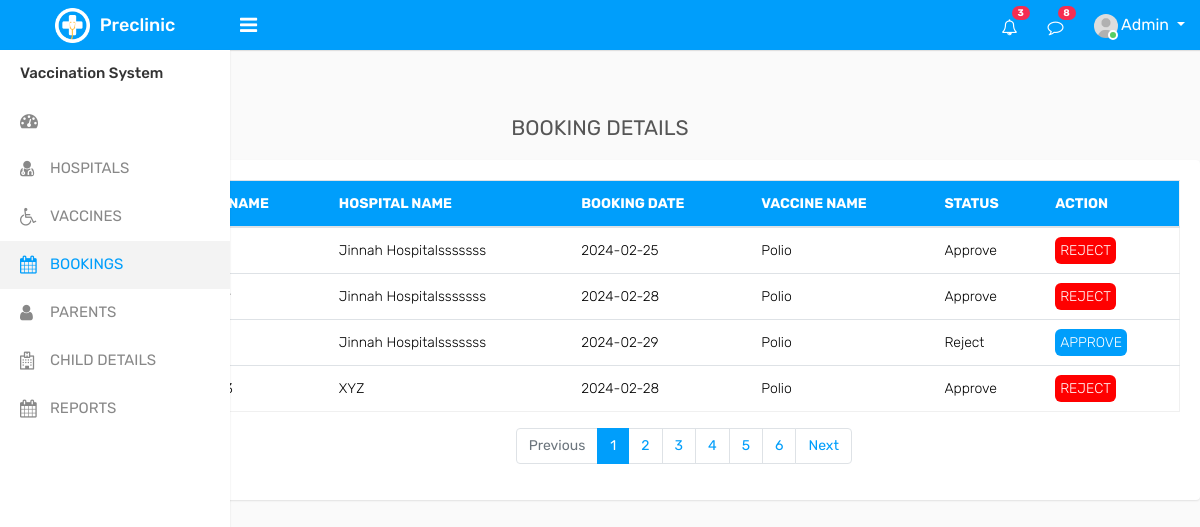
The app's page /Admin/bookings.php with its own data.
### tables this page shows
CREATE TABLE `booking_details` (
  `booking_id` int(11) NOT NULL,
  `child_id` int(11) DEFAULT NULL,
  `hospital_id` int(11) DEFAULT NULL,
  `booking_time` varchar(255) DEFAULT NULL,
  `booking_date` date DEFAULT NULL,
  `b_status` varchar(255) DEFAULT 'Reject',
  `vaccine_id` int(255) NOT NULL,
  `Report` varchar(255) NOT NULL DEFAULT 'Process',
  `parent_id` int(11) DEFAULT NULL
);

CREATE TABLE `hospital_details` (
  `hospital_id` int(11) NOT NULL,
  `hospital_name` varchar(255) NOT NULL,
  `hospital_username` varchar(255) DEFAULT NULL,
  `hospital_password` varchar(255) DEFAULT NULL,
  `hospital_email` varchar(255) DEFAULT NULL,
  `hospital_contact` varchar(255) DEFAULT NULL,
  `hospital_address` varchar(255) DEFAULT NULL,
  `hospital_location` varchar(255) NOT NULL,
  `status` varchar(255) DEFAULT 'Reject'
);

CREATE TABLE `vaccine_details` (
  `vaccine_id` int(11) NOT NULL,
  `vaccine_name` varchar(255) NOT NULL,
  `vaccine_description` varchar(255) NOT NULL,
  `vaccine_availability` varchar(255) NOT NULL DEFAULT 'unavailable',
  `h_id` int(11) DEFAULT NULL
);

### Admin/bookings.php (the view, shortened to what this page needs)
<?php
include("connection.php");
?>
<!DOCTYPE html>
<html lang="en">
<head>
    <link rel="stylesheet" type="text/css" href="assets/css/bootstrap.min.css">
    <link rel="stylesheet" type="text/css" href="assets/css/font-awesome.min.css">
    <link rel="stylesheet" type="text/css" href="assets/css/select2.min.css">
    <link rel="stylesheet" type="text/css" href="assets/css/style.css">
</head>
<body>
    <div class="main-wrapper">
        <div class="header">
            <div class="header-left">
                <a href="index.php" class="logo">
                    <img src="assets/img/logo.png" width="35" height="35" alt=""> <span>Preclinic</span>
                </a>
            </div>
            <a id="toggle_btn" href="javascript:void(0);"><i class="fa fa-bars"></i></a>
            <ul class="nav user-menu float-right">
                <li class="nav-item dropdown d-none d-sm-block">
                    <a href="#" class="dropdown-toggle nav-link" data-toggle="dropdown"><i class="fa fa-bell-o"></i> <span class="badge badge-pill bg-danger float-right">3</span></a>
                </li>
                <li class="nav-item dropdown d-none d-sm-block">
                    <a href="javascript:void(0);" id="open_msg_box" class="hasnotifications nav-link"><i class="fa fa-comment-o"></i> <span class="badge badge-pill bg-danger float-right">8</span></a>
                </li>
                <li class="nav-item dropdown has-arrow">
                    <a href="#" class="dropdown-toggle nav-link user-link" data-toggle="dropdown">
                        <span class="user-img"><img class="rounded-circle" src="assets/img/user.jpg" width="40" alt="Admin">
                            <span class="status online"></span></span>
                        <span>Admin</span>
                    </a>
                </li>
            </ul>
        </div>
        <div class="sidebar" id="sidebar">
            <div class="sidebar-inner slimscroll">
                <div id="sidebar-menu" class="sidebar-menu">
                    <ul>
                        <li class="menu-title">Vaccination System</li>
                        <li>
                            <a href="index.php"><i class="fa fa-dashboard"></i> <span><?php echo $_SESSION['SQ']; ?></span></a>
                        </li>
                        <li>
                            <a href="doctors.php"><i class="fa fa-user-md"></i> <span>HOSPITALS</span></a>
                        </li>
                        <li>
                            <a href="vaccines.php"><i class="fa fa-wheelchair"></i> <span>VACCINES</span></a>
                        </li>
                        <li class="active">
                            <a href="javascript:void(0);"><i class="fa fa-calendar"></i> <span>BOOKINGS</span></a>
                        </li>
                        <li>
                            <a href="parents.php"><i class="fa fa-user"></i> <span>PARENTS</span></a>
                        </li>
                        <li>
                            <a href="childs.php"><i class="fa fa-hospital-o"></i> <span>CHILD DETAILS</span></a>
                        </li>
                        <li >
                            <a href="report.php"><i class="fa fa-calendar"></i> <span>REPORTS</span></a>
                        </li>
                    </ul>
                </div>
            </div>
        </div>
        <div class="content">
            <div class="row">
                <div class="col-sm-12">
                    <h4 style="text-align: center;margin-bottom: 90px;" class="page-title">BOOKING DETAILS</h4>
                </div>
            </div>
            <div class="content">
                <div class="row">
                    <div class="col-sm-12">
                        <h4 style="text-align: center;" class="page-title">BOOKING DETAILS</h4>
                    </div>
                </div>
                <div class="row">
                    <div class="col-sm-12">
                        <div class="card-box">
                            <div class="card-block">
                                <div class="table-responsive">
                                    <div id="DataTables_Table_0_wrapper" class="dataTables_wrapper dt-bootstrap4 no-footer">
                                        <div class="row">
                                            <div class="col-sm-12">
                                                <table class="datatable table table-stripped dataTable no-footer" id="DataTables_Table_0" role="grid" aria-describedby="DataTables_Table_0_info">
                                                    <thead>
                                                        <tr>
                                                            <th>BOOKING ID</th>
                                                            <th>CHILD NAME</th>
                                                            <th>HOSPITAL NAME</th>
                                                            <th>BOOKING DATE</th>
                                                            <th>VACCINE NAME</th>
                                                            <th>STATUS</th>
                                                            <th>ACTION</th>
                                                        </tr>
                                                    </thead>
                                                    <tbody>
                                                        <?php
                                                        $query = "SELECT * FROM `booking_details` JOIN hospital_details on booking_details.hospital_id = hospital_details.hospital_id JOIN child_details on booking_details.child_id = child_details.child_id JOIN vaccine_details ON booking_details.vaccine_id = vaccine_details.vaccine_id;";
                                                        $result = mysqli_query($con, $query);
                                                        foreach ($result as $row) {
                                                            echo "<tr>";
                                                            echo "<td>$row[booking_id]</td>";
                                                            echo "<td>$row[name]</td>";
                                                            echo "<td>$row[hospital_name]</td>";
                                                            echo "<td>$row[booking_date]</td>";
                                                            echo "<td>$row[vaccine_name]</td>";
                                                            echo "<td>$row[b_status]</td>";
                                                            echo "<td>";
                                                            if ($row['b_status'] == "Reject") {
                                                                echo "<a href='approvebookings.php?id=$row[booking_id]'class='approve'>APPROVE</a></td>";
                                                            } else {
                                                                echo "<a href='rejectbookings.php?id=$row[booking_id]'class='reject'>REJECT</a></td>";
                                                            }
                                                        };
                                                        ?></tbody>
                                                </table>
                                            </div>
                                        </div>
                                        <div class="row">
                                            <div class="col-sm-12 col-md-5">
                                                <div class="dataTables_info" id="DataTables_Table_0_info" role="status" aria-live="polite">Showing 1 to 10 of 57 entries</div>
                                            </div>
                                            <div class="col-sm-12 col-md-7">
                                                <div class="dataTables_paginate paging_simple_numbers" id="DataTables_Table_0_paginate">
                                                    <ul class="pagination">
                                                        <li class="paginate_button page-item previous disabled" id="DataTables_Table_0_previous"><a href="#" aria-controls="DataTables_Table_0" data-dt-idx="0" tabindex="0" class="page-link">Previous</a></li>
                                                        <li class="paginate_button page-item active"><a href="#" aria-controls="DataTables_Table_0" data-dt-idx="1" tabindex="0" class="page-link">1</a></li>
                                                        <li class="paginate_button page-item "><a href="#" aria-controls="DataTables_Table_0" data-dt-idx="2" tabindex="0" class="page-link">2</a></li>
                                                        <li class="paginate_button page-item "><a href="#" aria-controls="DataTables_Table_0" data-dt-idx="3" tabindex="0" class="page-link">3</a></li>
                                                        <li class="paginate_button page-item "><a href="#" aria-controls="DataTables_Table_0" data-dt-idx="4" tabindex="0" class="page-link">4</a></li>
                                                        <li class="paginate_button page-item "><a href="#" aria-controls="DataTables_Table_0" data-dt-idx="5" tabindex="0" class="page-link">5</a></li>
                                                        <li class="paginate_button page-item "><a href="#" aria-controls="DataTables_Table_0" data-dt-idx="6" tabindex="0" class="page-link">6</a></li>
                                                        <li class="paginate_button page-item next" id="DataTables_Table_0_next"><a href="#" aria-controls="DataTables_Table_0" data-dt-idx="7" tabindex="0" class="page-link">Next</a></li>
                                                    </ul>
                                                </div>
                                            </div>
                                        </div>
                                    </div>
                                </div>
                            </div>
                        </div>
                    </div>
                </div>
            </div>
</body>
</html>

### Admin/bookings.php (style rules this page uses)
table th { background-color: rgb(0, 158, 251); color: #fff; }
.reject { background-color: red; color: #fff; border-radius: 6px; padding: 5px; text-decoration: none; }
.approve { background-color: rgb(0, 158, 251); color: #fff; border-radius: 6px; padding: 5px; text-decoration: none; }

### records on screen
booking_details: hospital.hospital_name "Jinnah Hospitalsssssss", booking_date "2024-02-25", vaccine.vaccine_name "Polio", b_status "Approve"
booking_details: hospital.hospital_name "Jinnah Hospitalsssssss", booking_date "2024-02-28", vaccine.vaccine_name "Polio", b_status "Approve"
booking_details: hospital.hospital_name "Jinnah Hospitalsssssss", booking_date "2024-02-29", vaccine.vaccine_name "Polio", b_status "Reject"
booking_details: hospital.hospital_name "XYZ", booking_date "2024-02-28", vaccine.vaccine_name "Polio", b_status "Approve"
